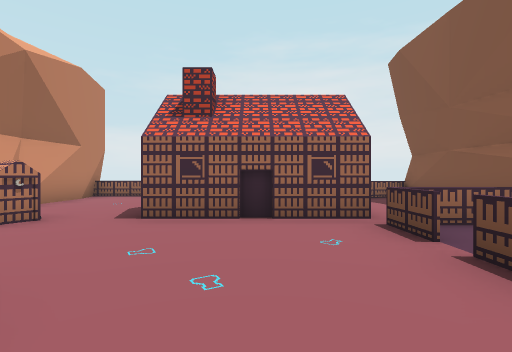
View 1 (above)

16 first-person views from a walk through a 3-D level made in the Godot game engine. The camera is 1.3 m above the floor, looks level and sees 85° across. Doors that lead somewhere are drawn open, without their leaves. The floor is counted in squares, 2 m on a side. Each view is taken from the middle of a square. On the plan, view 1 faces up. The plan holds only what a view shows up to about 9 squares ahead; the rest is blank. The place goes on beyond the plan. Flat picture figures and markers are not drawn. Characters and animated objects are not drawn.

View 2
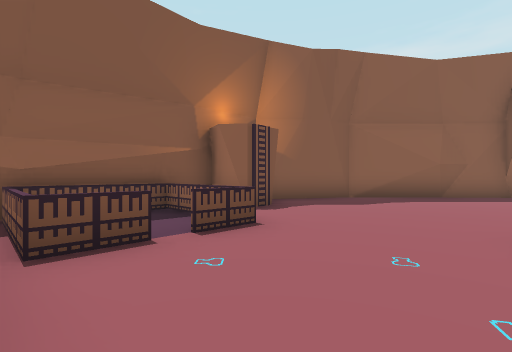

View 3
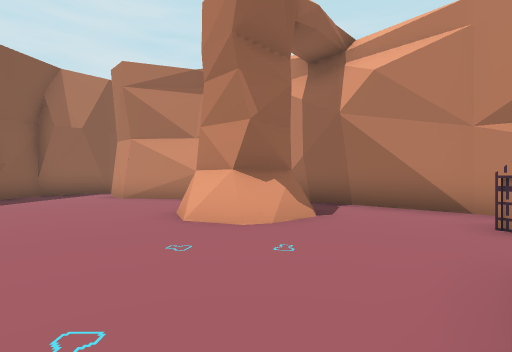

View 4
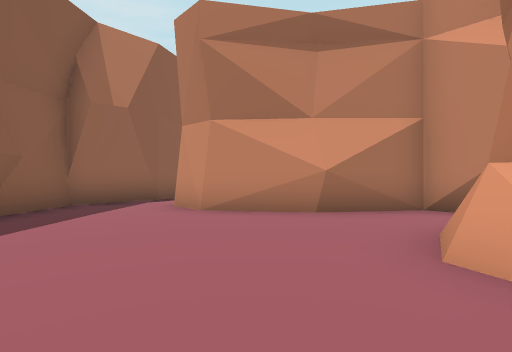

View 5
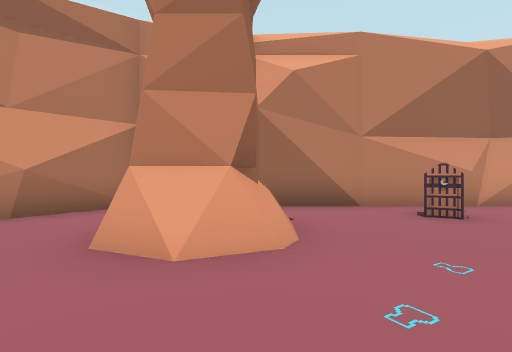

View 6
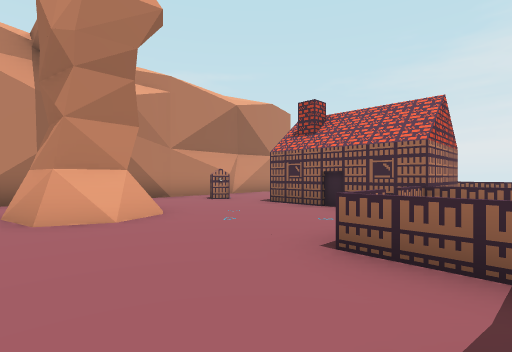

View 7
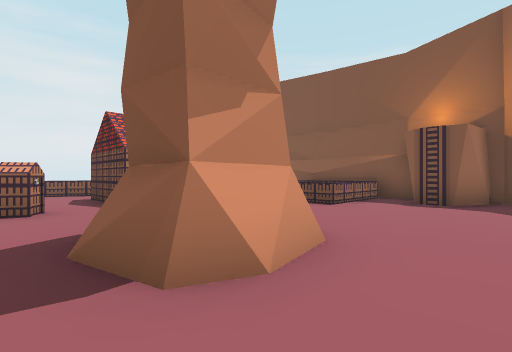

View 8
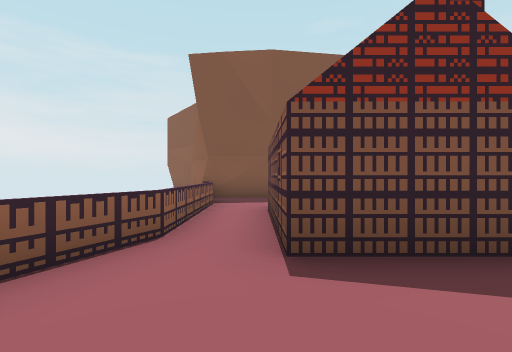

View 9
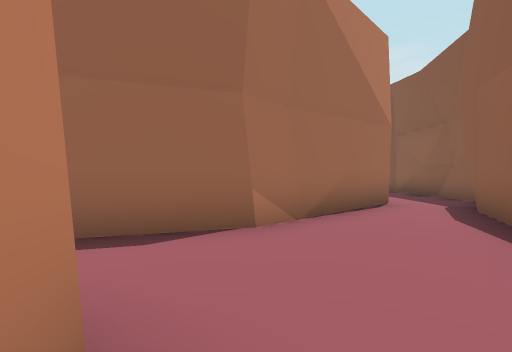

View 10
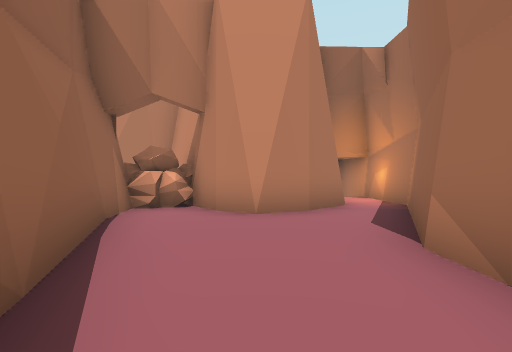

View 11
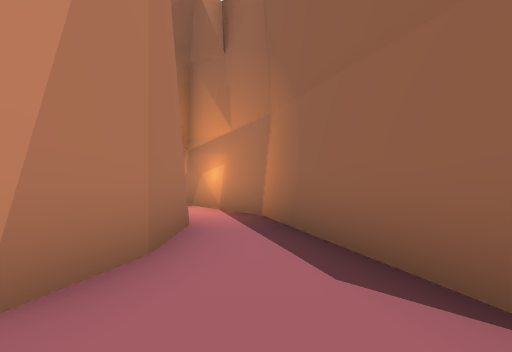

View 12
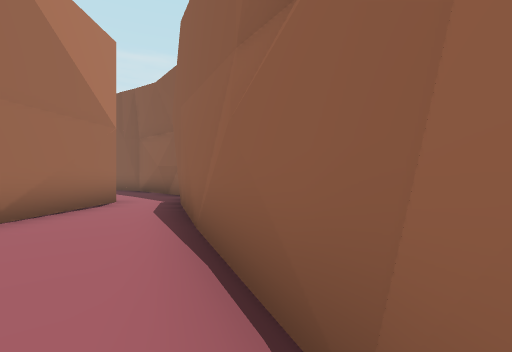

View 13
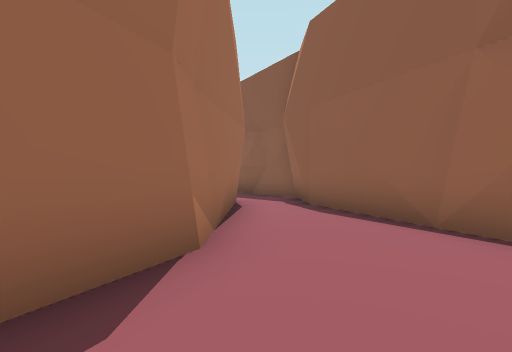

View 14
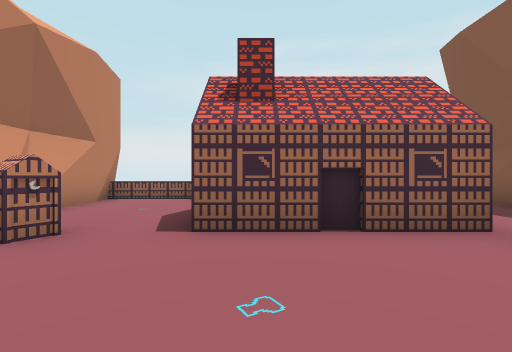

View 15
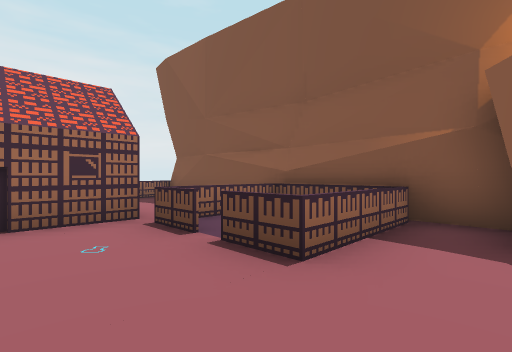

View 16
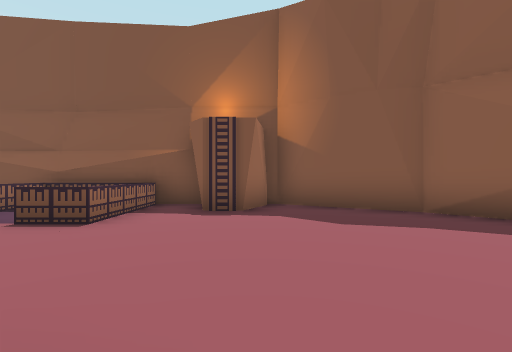

### Floor plan
Points are (right, up) in squares from view 1. A wall is a line through its corners. A room is listed if a view was taken in it or the views show most of it. See-through windows are left out.
Room 1 (views 1, 2, 3, 4, 5, 6, 8, 14, 15, 16)
walls: (-1.6, 1) (-1.6, -0.4) (-2.4, -0.5); (-1.6, 1) (-1.4, 0.5); (-1.7, 1) (-1.7, -0.4); (-1.4, 0.1) (-1.6, -0.4); (-1.6, -0.2) (-3, -0.4); (-3.1, 1.1) (-1.6, 0.7); (-4.8, 2.5) (-4.8, 1.5); (1.8, 4.2) (-1.7, 4.2) (-1.7, 6.7) (1.8, 6.7); (-3.3, -2.6) (-2.1, -4.5) (-2.1, -5.5); (3.2, -0.8) (3.2, 0.1); (-5, 3.3) (-4.8, 2.3); (4.2, -1.9) (4.5, -1.5) (4.5, -1.3); (4.5, -1.5) (3.2, -0.8); (1.3, -5.3) (2.9, -4.1) (4.6, -1.3); (0.9, -5.7) (1.9, -4.7); (-4.9, 7) (-5.1, 5.9) (-5, 5.6); (0.5, -6.3) (1, -5.5); (0.4, -6.4) (0.9, -6); (-2.3, -7.1) (-0.4, -7.1) (2.9, -4.1); (-5, 8.8) (-5, 1.4); (-5.2, 9.3) (-4.9, 8.1)
low walls: (-2.6, 1.2) (-1.6, 1); (-2, -0.5) (-3, -0.6); (-3.1, 1.3) (-1.9, 1.3) (-1.7, 1.2); (1.8, 2.6) (1.8, 3.7); (4.2, 1.2) (1.8, 1.2) (1.8, 2.2); (1.5, 8) (-1, 8) (-3, 8.9) (-5, 8.8)
ways out: opening at (-4, 0.5) to room 2; opening at (-3, -1.5) to room 2; opening at (-2, -6) to room 3; opening at (2, 7) to room 4; gap at (2, 4)
Room 2 (view 7)
walls: (-3.1, -0.6) (-3.3, 0.4); (-4.8, -0.4) (-5, -1.5) (-3.3, -2.6); (-3, -0.6) (-2.9, 1); (-2.7, -0.6) (-3, -0.5); (-5, 1.4) (-5, -1.5); (-4.8, 1.5) (-4.8, -0.6)
low walls: (-3.2, -0.1) (-3.1, 1.3)
ways out: opening at (-4, 0.5) to room 1; opening at (-3, -1.5) to room 1
Room 3 (views 9, 10, 11, 12, 13)
walls: (-6.3, -8.6) (-5.4, -8.3); (-5.6, -8.4) (-4.4, -7.8); (-7.6, -9.1) (-2.4, -7.1); (-9.6, -8.6) (-9.6, -9.6) (-8.4, -9.4); (-4.1, -5.6) (-5.5, -5.4); (-9.5, -9.1) (-9.6, -9.6); (-9.8, -8.9) (-9.6, -9.6); (-10.2, -8.4) (-9.6, -8.7); (-10.1, -5.1) (-9.3, -6) (-8.8, -6.8) (-8.8, -7.1) (-9.2, -7.7) (-10.1, -8.3); (-2.6, -7.3) (-2.3, -7.1); (-2.1, -5.5) (-6.4, -5.5) (-9.1, -4.1)
low walls: (-10.1, -8.3) (-9.6, -8.6)
ways out: opening at (-2, -6) to room 1; opening at (-10, -5)
Room 4 (no view inside)
walls: (1.8, 6.7) (1.8, 4.2); (4.4, 7.2) (4.6, 8.6); (4.3, 0.1) (4.5, 8.6)
low walls: (2.5, 8) (1.5, 8); (1.8, 3.7) (4.2, 3.7); (4.6, 8.6) (3.4, 8.3)
ways out: opening at (2, 7) to room 1; opening at (3, 8)

Positions as (right, up) in squares from view 1, and headings:
1: (0, 0), facing up
2: (-1, 4), facing down-right
3: (1, 4), facing down-left
4: (1, 0), facing down-left
5: (1, 1), facing left
6: (3, -1), facing up-left
7: (-4, -2), facing up-right
8: (-4, 7), facing right
9: (-9, -8), facing up-right
10: (-4, -7), facing left
11: (-7, -7), facing up-left
12: (-9, -9), facing right
13: (-9, -6), facing right
14: (-1, 1), facing up
15: (0, 0), facing up-right
16: (-2, -1), facing right
